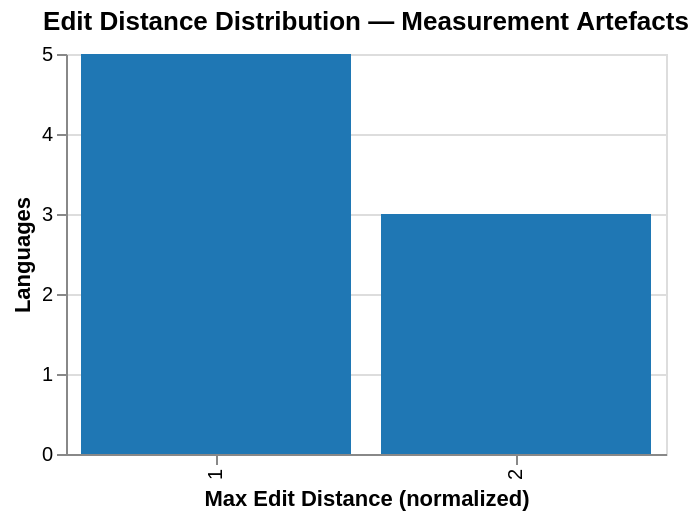

Notebook cell for this chart:
### Code cell
# Edit distance distribution for artefacts
artefacts_plot = artefacts.dropna(subset=['max_edit_distance']).copy()
artefacts_plot['max_edit_distance'] = artefacts_plot['max_edit_distance'].astype(int)

alt.Chart(artefacts_plot).mark_bar(color=CATEGORY_COLOURS['MEASUREMENT_ARTEFACT']).encode(
    x=alt.X('max_edit_distance:O', title='Max Edit Distance (normalized)'),
    y=alt.Y('count():Q', title='Languages'),
    tooltip=['max_edit_distance:O', 'count():Q']
).properties(
    width=300, height=200,
    title='Edit Distance Distribution — Measurement Artefacts'
)

### Figure 1 — Vega specification as saved in the notebook (floating-point values rounded to 4 significant figures)
{"$schema": "https://vega.github.io/schema/vega/v6.json", "data": [{"name": "source_0", "values": [{"__count": 5, "max_edit_distance": 1}, {"__count": 3, "max_edit_distance": 2}]}, {"name": "source_0_x_domain_max_edit_distance", "values": [{"max_edit_distance": 1}, {"max_edit_distance": 2}]}, {"name": "source_0_y_domain___count", "values": [{"min": 3, "max": 5}]}], "marks": [{"type": "rect", "name": "marks", "from": {"data": "source_0"}, "encode": {"update": {"tooltip": {"signal": "{\"max_edit_distance\": isValid(datum[\"max_edit_distance\"]) ? datum[\"max_edit_distance\"] : \"\"+datum[\"max_edit_distance\"], \"Count of Records\": format(datum[\"__count\"], \"\")}"}, "width": {"signal": "max(0.25, bandwidth('x'))"}, "x": {"field": "max_edit_distance", "scale": "x"}, "y": {"field": "__count", "scale": "y"}, "y2": {"value": 0, "scale": "y"}, "fill": {"value": "#1f77b4"}}}, "style": ["bar"]}], "scales": [{"name": "x", "type": "band", "domain": {"data": "source_0_x_domain_max_edit_distance", "field": "max_edit_distance", "sort": true}, "range": [0, {"signal": "width"}], "paddingInner": 0.1, "paddingOuter": 0.05}, {"name": "y", "type": "linear", "domain": [{"signal": "(data(\"source_0_y_domain___count\")[0] || {}).min"}, {"signal": "(data(\"source_0_y_domain___count\")[0] || {}).max"}], "range": [{"signal": "height"}, 0], "zero": true, "nice": true}], "axes": [{"scale": "y", "grid": true, "ticks": false, "aria": false, "gridScale": "x", "minExtent": 0, "zindex": 0, "labels": false, "domain": false, "tickCount": {"signal": "ceil(height/40)"}, "maxExtent": 0, "orient": "left"}, {"scale": "x", "labelAlign": "right", "orient": "bottom", "labelBaseline": "middle", "labelAngle": 270, "zindex": 0, "grid": false, "title": "Max Edit Distance (normalized)"}, {"scale": "y", "grid": false, "tickCount": {"signal": "ceil(height/40)"}, "zindex": 0, "labelOverlap": true, "title": "Languages", "orient": "left"}], "title": {"text": "Edit Distance Distribution — Measurement Artefacts", "frame": "group"}, "height": 200, "style": "cell", "width": 300, "background": "white", "padding": 5}
